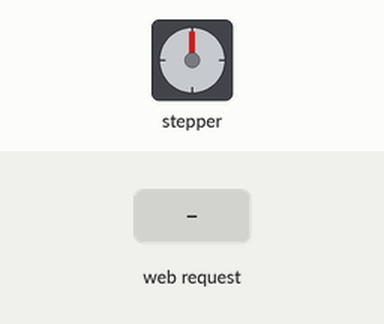
Simulated run of this sketch. Board: ESP8266 (NodeMCU). Parts: stepper motor. Wiring (inferred from the names in the program): stepper motor driver (200 steps per turn assumed): step D1; direction D2; enable D3. The test bench sets the inputs (shaded band). WiFi joins after 1.5 s; servers stay silent unless stated; what the sketch prints to the serial monitor is not drawn.

Above: at 3.2 s.
3.3 s: HTTP request GET /open received
At 3.45 s:
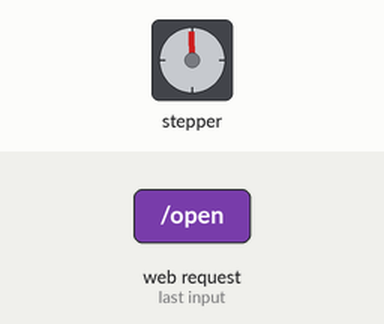
At 4.05 s:
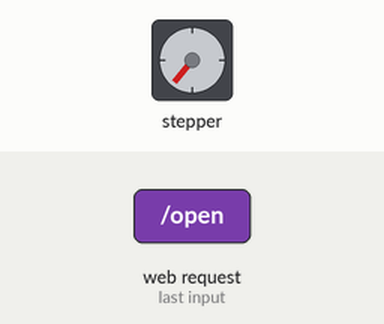
6.3 s: HTTP request GET /move?direction=up received
At 6.46 s:
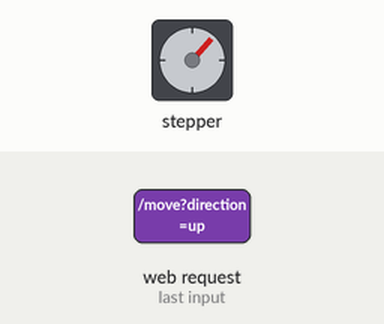
Timing chart, 0 to 18.3 s (numbered marks = the images above; inputs shaded):
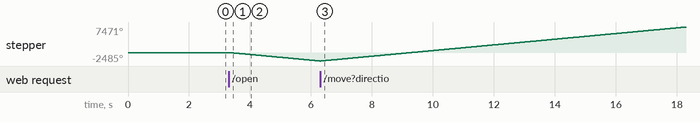

The sketch:

rolety-v1.ino
```cpp
#include <ESP8266WiFi.h>
#include <ESP8266WebServer.h>

#define STEP_PIN D1
#define DIR_PIN D2
#define ENABLE_PIN D3

int delayTimeMicros = 1000;
const unsigned long inactiveTimeout = 3000; // 3 sekundy
unsigned long lastClientRequestTime = millis();

ESP8266WebServer server(80);

int stepsToOpen = 2048; // Počet kroků pro otevření

bool motorMoving = false;
String currentDirection = "";
int stepsRemaining = 0;

void moveMotor(String direction, int steps);

void setup() {
  pinMode(STEP_PIN, OUTPUT);
  pinMode(DIR_PIN, OUTPUT);
  pinMode(ENABLE_PIN, OUTPUT);

  digitalWrite(ENABLE_PIN, LOW);

  WiFi.begin("jmn", "passwd");
  while (WiFi.status() != WL_CONNECTED) {
    delay(1000);
    Serial.println("Připojování k WiFi...");
  }
  Serial.println("Připojeno k WiFi");

  server.on("/", HTTP_GET, handleRoot);
  server.on("/move", HTTP_GET, handleMove);
  server.on("/open", HTTP_GET, handleOpen);
  server.begin();
}

void loop() {
  server.handleClient();

  unsigned long currentMillis = millis();
  if ((currentMillis - lastClientRequestTime) > inactiveTimeout && !motorMoving) {
    digitalWrite(ENABLE_PIN, HIGH); // Uspání motoru
  }

  if (motorMoving && stepsRemaining > 0) {
    digitalWrite(STEP_PIN, HIGH);
    delayMicroseconds(delayTimeMicros);
    digitalWrite(STEP_PIN, LOW);
    delayMicroseconds(delayTimeMicros);
    stepsRemaining--;
  } else {
    motorMoving = false;
  }
}

void handleRoot() {
  lastClientRequestTime = millis();

  String page = "<!DOCTYPE html>";
  page += "<html lang='en'>";
  page += "<head>";
  page += "<meta charset='UTF-8'>";
  page += "<meta name='viewport' content='width=device-width, initial-scale=1.0'>";
  page += "<title>Rolety</title>";
  page += "</head>";
  page += "<body style='text-align: center;'>";
  page += "<h1>Ovládaní Rolet</h1>";
  page += "<form action='/move' method='GET'>";
  page += "<button style='margin: 10px; padding: 8px 16px; font-size: 16px;' name='direction' value='up'>Otevřít</button>";
  page += "<button style='margin: 10px; padding: 8px 16px; font-size: 16px;' name='direction' value='down'>Zavřít</button>";
  page += "</form>";
  page += "<form action='/open' method='GET'>";
  page += "<button style='margin: 10px; padding: 8px 16px; font-size: 16px;'>Posuň</button>";
  page += "</form>";
  page += "</body></html>";

  server.send(200, "text/html", page);
}

void handleMove() {
  digitalWrite(ENABLE_PIN, LOW);
  lastClientRequestTime = millis();

  if (server.arg("direction") == "up") {
    moveMotor("up", 9 * 2048);
  } else if (server.arg("direction") == "down") {
    moveMotor("down", 9 * 2048);
  }
  server.sendHeader("Location", "http://192.168.0.202/"); // Přesměrování na základní stránku
  server.send(303); // Kód pro přesměrování
}

void handleOpen() {
  digitalWrite(ENABLE_PIN, LOW);
  lastClientRequestTime = millis();
  stepsRemaining = stepsToOpen;
  motorMoving = true;
  currentDirection = "up";
  server.sendHeader("Location", "http://192.168.0.202/"); // Přesměrování na základní stránku
  server.send(303); // Kód pro přesměrování
}

void moveMotor(String direction, int steps) {
  if (steps <= 0) return;

  if (direction == "up") {
    digitalWrite(DIR_PIN, HIGH);
  } else if (direction == "down") {
    digitalWrite(DIR_PIN, LOW);
  }

  stepsRemaining = steps;
  motorMoving = true;
  currentDirection = direction;
}
```

Measured:
- after the input at 3.3 s, stepper: keeps turning counter-clockwise at about 831°/s, starting at once
